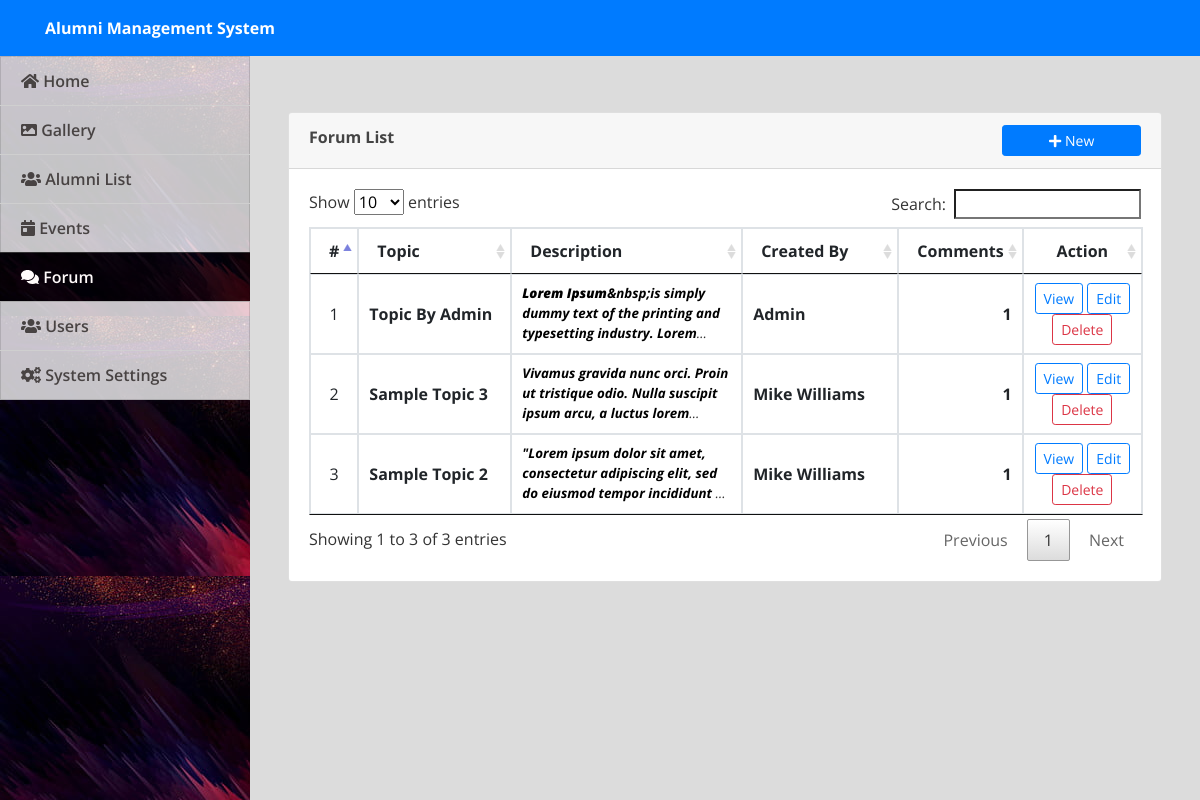
/admin/index.php?page=forums (signed in), run on the app's committed database.
### tables this page shows
CREATE TABLE `forum_topics` (
  `id` int(30) NOT NULL,
  `title` varchar(250) NOT NULL,
  `description` text NOT NULL,
  `user_id` int(30) NOT NULL,
  `date_created` datetime NOT NULL DEFAULT current_timestamp()
);

CREATE TABLE `users` (
  `id` int(30) NOT NULL,
  `name` text NOT NULL,
  `username` varchar(200) NOT NULL,
  `password` text NOT NULL,
  `type` tinyint(1) NOT NULL DEFAULT 3 COMMENT '1=Admin,2=Alumni officer, 3= alumnus',
  `auto_generated_pass` text NOT NULL,
  `alumnus_id` int(30) NOT NULL
);

### admin/forums.php (the view, shortened to what this page needs)
<?php include('db_connect.php');?>
<div class="container-fluid">
	<div class="col-lg-12">
		<div class="row">
			<div class="col-md-12">
				<div class="card">
					<div class="card-header">
						<b>Forum List</b>
						<span class="">
							<button class="btn btn-primary btn-block btn-sm col-sm-2 float-right" type="button" id="new_forum">
					<i class="fa fa-plus"></i> New</button>
				</span>
					</div>
					<div class="card-body">
						<table class="table table-bordered table-condensed table-hover">
							<colgroup>
								<col width="5%">
								<col width="20%">
								<col width="30%">
								<col width="20%">
								<col width="10%">
								<col width="15%">
							</colgroup>
							<thead>
								<tr>
									<th class="text-center">#</th>
									<th class="">Topic</th>
									<th class="">Description</th>
									<th class="">Created By</th>
									<th class="">Comments</th>
									<th class="text-center">Action</th>
								</tr>
							</thead>
							<tbody>
								<?php
								$i = 1;
								$Forum =  $conn->query("SELECT f.*,u.name from forum_topics f inner join users u on u.id = f.user_id order by f.id desc");
								while($row=$Forum->fetch_assoc()):
									 $trans = get_html_translation_table(HTML_ENTITIES,ENT_QUOTES);
								        unset($trans["\""], $trans["<"], $trans[">"], $trans["<h2"]);
								        $desc = strtr(html_entity_decode($row['description']),$trans);
								        $desc=str_replace(array("<li>","</li>"), array("",","), $desc);
								        $count_comments = $conn->query("SELECT count(*) FROM forum_comments where topic_id = ".$row['id'])->num_rows;
								?>
								<tr>
									<td class="text-center"><?php echo $i++ ?></td>
									<td class="">
										 <p><b><?php echo ucwords($row['title']) ?></b></p>
									</td>
									<td class="">
										 <p class="truncate"><b><?php echo $desc ?></b></p>
									</td>
									<td class="">
										 <p><b><?php echo ucwords($row['name']) ?></b></p>
									</td>
									<td class="text-right">
										 <p><b><?php echo number_format($count_comments) ?></b></p>
									</td>
									<td class="text-center">
										<a class="btn btn-sm btn-outline-primary view_forum" href="../index.php?page=view_forum&id=<?php echo $row['id'] ?>" target="_blank" data-id="<?php echo $row['id'] ?>" >View</a>
										<button class="btn btn-sm btn-outline-primary edit_forum" type="button" data-id="<?php echo $row['id'] ?>" >Edit</button>
										<button class="btn btn-sm btn-outline-danger delete_forum" type="button" data-id="<?php echo $row['id'] ?>">Delete</button>
									</td>
								</tr>
								<?php endwhile; ?>
							</tbody>
						</table>
					</div>
				</div>
			</div>
		</div>
	</div>
</div>

### admin/index.php (shortened to what this page needs)
<!DOCTYPE html>
<html lang="en">
<head>
<?php
 include('./header.php');
 ?>
</head>
<body>
	<?php include 'topbar.php' ?>
	<?php include 'navbar.php' ?>
  <main id="view-panel" >
      <?php $page = isset($_GET['page']) ? $_GET['page'] :'home'; ?>
  	<?php include $page.'.php' ?>
  </main>
</body>
</html>

### admin/header.php (shortened to what this page needs)
  <link rel="stylesheet" href="assets/font-awesome/css/all.min.css">
<link href="assets/vendor/bootstrap/css/bootstrap.min.css" rel="stylesheet">
<link href="assets/vendor/icofont/icofont.min.css" rel="stylesheet">
<link href="assets/vendor/boxicons/css/boxicons.min.css" rel="stylesheet">
<link href="assets/vendor/venobox/venobox.css" rel="stylesheet">
<link href="assets/vendor/animate.css/animate.min.css" rel="stylesheet">
<link href="assets/vendor/remixicon/remixicon.css" rel="stylesheet">
<link href="assets/vendor/owl.carousel/assets/owl.carousel.min.css" rel="stylesheet">
<link href="assets/vendor/bootstrap-datepicker/css/bootstrap-datepicker.min.css" rel="stylesheet">
<link href="assets/DataTables/datatables.min.css" rel="stylesheet">
<link href="assets/css/jquery.datetimepicker.min.css" rel="stylesheet">
<link href="assets/css/select2.min.css" rel="stylesheet">
<link href="assets/css/style.css" rel="stylesheet">
<link type="text/css" rel="stylesheet" href="assets/css/jquery-te-1.4.0.css">

### admin/topbar.php (shortened to what this page needs)
<nav class="navbar navbar-light fixed-top bg-primary" style="padding:0;min-height: 3.5rem">
  <div class="container-fluid mt-2 mb-2">
  	<div class="col-lg-12">
      <div class="col-md-4 float-left text-white">
        <large><b><?php echo isset($_SESSION['system']['name']) ? $_SESSION['system']['name'] : '' ?></b></large>
      </div>
  </div>
</nav>

### admin/navbar.php (shortened to what this page needs)
<nav id="sidebar" class='mx-lt-5 bg-dark' >
		<div class="sidebar-list">
				<a href="index.php?page=home" class="nav-item nav-home"><span class='icon-field'><i class="fa fa-home"></i></span> Home</a>
				<a href="index.php?page=gallery" class="nav-item nav-gallery"><span class='icon-field'><i class="fa fa-image"></i></span> Gallery </a>
				<a href="index.php?page=alumni" class="nav-item nav-alumni"><span class='icon-field'><i class="fa fa-users"></i></span> Alumni List</a>
				<a href="index.php?page=events" class="nav-item nav-events"><span class='icon-field'><i class="fa fa-calendar-day"></i></span> Events</a>
				<a href="index.php?page=forums" class="nav-item nav-forums"><span class='icon-field'><i class="fa fa-comments"></i></span> Forum</a>
				<?php if($_SESSION['login_type'] == 1): ?>
				<a href="index.php?page=users" class="nav-item nav-users"><span class='icon-field'><i class="fa fa-users"></i></span> Users</a>
				<a href="index.php?page=site_settings" class="nav-item nav-site_settings"><span class='icon-field'><i class="fa fa-cogs"></i></span> System Settings</a>
			<?php endif; ?>
		</div>
</nav>

### admin/assets/css/style.css (style rules this page uses)
body { font-family: "Open Sans", sans-serif; color: #444444; width: 100%; height: calc(100%); }
a { color: #1977cc; }
nav#sidebar { height: calc(100%); position: fixed; z-index: 99; left: 0; width: 250px; background: url(../uploads/art-cover.jpg); background-repeat: no-repeat; background-size: cover; }
a.nav-item { position: relative; display: block; padding: .75rem 1.25rem; margin-bottom: -1px; border: 1px solid rgba(0,0,0,.125); background-color: #ffffffc4; color: #484343; font-weight: 600; }
a.nav-item:hover, .nav-item.active { background-color: #000000ad; color: #fffafa; }
main#view-panel { margin-left: 250px; width:calc(100% - 250px); margin-top: 3.5rem; padding: .5em }
.truncate { overflow: hidden; text-overflow: ellipsis; display: -webkit-box; -webkit-line-clamp: 3; -webkit-box-orient: vertical; font-size: smaller; color: #000000cf; font-style: italic; }

### admin/index.php (style rules this page uses)
body { background: #80808045; }

### admin/forums.php (style rules this page uses)
td { vertical-align: middle !important; }
td p { margin: unset }

### data on the page
forum_topics: title "Topic By Admin", description "Lorem Ipsum &nbsp;is simply dummy text of the printing and typesetting industry.…", user.name "Admin", count_comments "1"
forum_topics: title "Sample Topic 3", description "Vivamus gravida nunc orci. Proin ut tristique odio. Nulla suscipit ipsum arcu, a luctus…", user.name "Mike Williams", count_comments "1"
forum_topics: title "Sample Topic 2", description "\"Lorem ipsum dolor sit amet, consectetur adipiscing elit, sed do eiusmod tempor incididunt…", user.name "Mike Williams", count_comments "1"

### other printed values
$_SESSION['system']['name'] "Alumni Management System"
